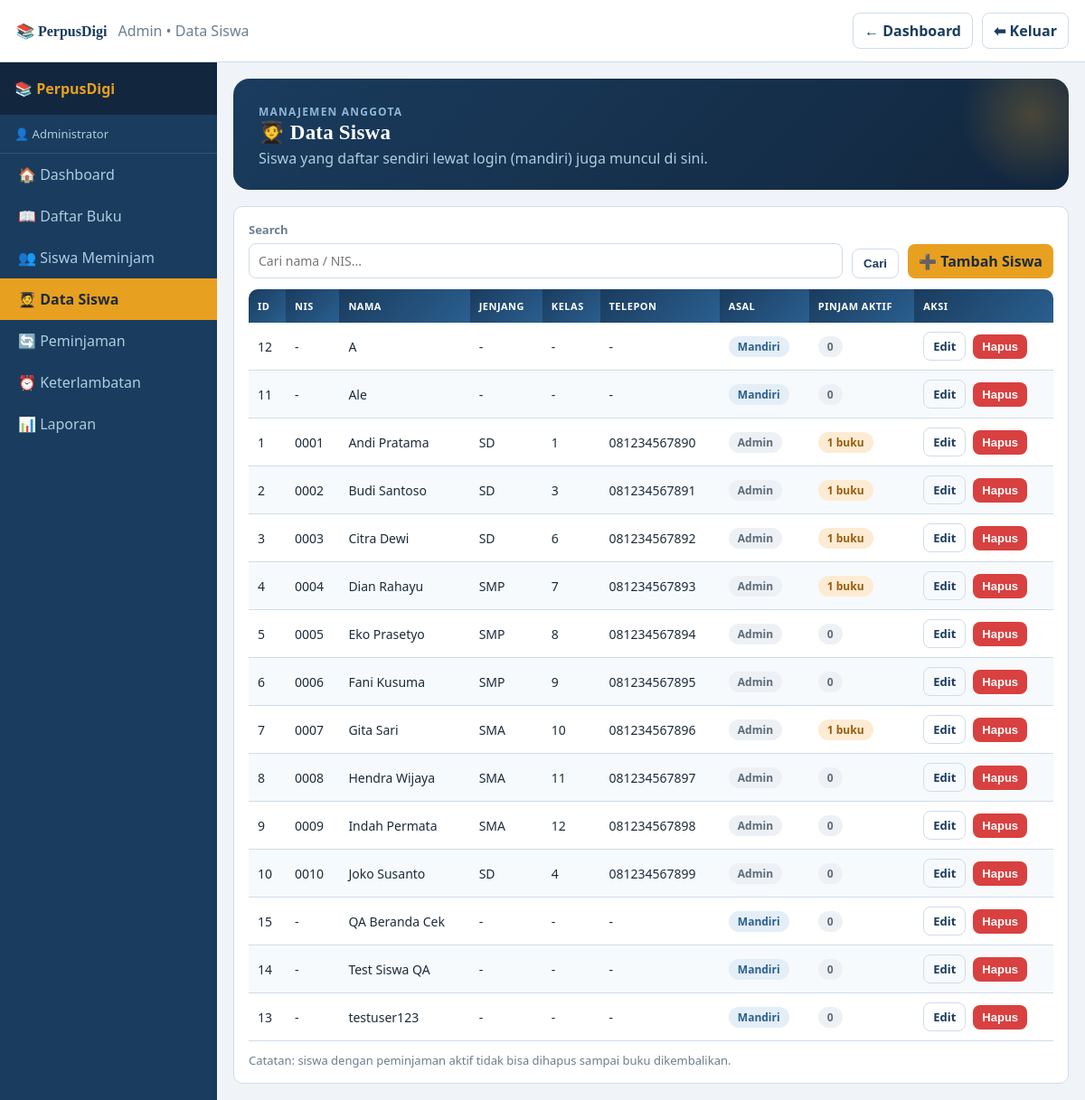
Screenshot of /admin/siswa (signed in) with the database file from the repository.
### tables this page shows
CREATE TABLE siswa (
                id INTEGER PRIMARY KEY AUTOINCREMENT,
                nis TEXT,
                nama TEXT NOT NULL,
                kelas TEXT DEFAULT '-',
                jenjang TEXT DEFAULT '-',
                telepon TEXT,
                auto_registered INTEGER DEFAULT 0,
                created_at TEXT DEFAULT (datetime('now','localtime'))
            );

### web_app.py (the view)
    @app.get("/admin/siswa")
    def admin_siswa():
        if current_role() != "admin":
            return redirect(url_for("mode_select"))
        search = request.args.get("search", "").strip()
        siswa_list = SiswaModel.get_all(search=search)
        return render_template(
            "admin/siswa_list.html",
            admin=session.get("admin", {}),
            siswa_list=siswa_list,
            search=search,
        )

### models/database.py (called while the page is built)
def get_connection():
    conn = sqlite3.connect(DB_PATH)
    conn.row_factory = sqlite3.Row
    conn.execute("PRAGMA foreign_keys = ON")
    return conn

    @staticmethod
    def get_all(search=""):
        conn = get_connection()
        query = """
            SELECT s.*,
                   COUNT(CASE WHEN p.status='dipinjam' THEN 1 END) as pinjam_aktif
            FROM siswa s
            LEFT JOIN peminjaman p ON s.id = p.siswa_id
            WHERE s.nama LIKE ? OR COALESCE(s.nis,'') LIKE ?
            GROUP BY s.id
            ORDER BY s.nama
        """
        rows = conn.execute(query, (f"%{search}%", f"%{search}%")).fetchall()
        conn.close()
        return [dict(r) for r in rows]

### web/templates/admin/siswa_list.html (shortened to what this page needs)
{% extends "base.html" %}
{% set use_shell = true %}
{% set nav_role = "admin" %}
{% set nav_user = admin.nama %}
{% set page_subtitle = "Admin • Data Siswa" %}
{% set page_back_href = "/admin/dashboard" %}
{% set page_back_label = "Dashboard" %}
{% block content %}
    <div class="page-hero fade-up">
      <span class="eyebrow" style="color:#8FB6D8;">Manajemen Anggota</span>
      <h2>🧑‍🎓 Data Siswa</h2>
      <div class="muted">Siswa yang daftar sendiri lewat login (mandiri) juga muncul di sini.</div>
    </div>
    <div class="card">
      <form method="get" action="/admin/siswa">
        <div class="row" style="justify-content:space-between;">
          <div style="flex:2; min-width:260px;">
            <label>Search</label>
            <input type="text" name="search" value="{{ search }}" placeholder="Cari nama / NIS...">
          </div>
          <div style="align-self:end;">
            <button class="btn secondary" type="submit">Cari</button>
          </div>
          <div style="align-self:end;">
            <a class="btn primary" href="/admin/siswa/new">➕ Tambah Siswa</a>
          </div>
        </div>
      </form>
      <div style="height:12px;"></div>
      <div style="overflow:auto;">
        <table>
          <thead>
            <tr>
              <th>ID</th>
              <th>NIS</th>
              <th>Nama</th>
              <th>Jenjang</th>
              <th>Kelas</th>
              <th>Telepon</th>
              <th>Asal</th>
              <th>Pinjam Aktif</th>
              <th>Aksi</th>
            </tr>
          </thead>
          <tbody>
            {% for s in siswa_list %}
              <tr>
                <td>{{ s.id }}</td>
                <td>{{ s.nis or '-' }}</td>
                <td>{{ s.nama }}</td>
                <td>{{ s.jenjang or '-' }}</td>
                <td>{{ s.kelas or '-' }}</td>
                <td>{{ s.telepon or '-' }}</td>
                <td>
                  {% if s.auto_registered %}
                    <span class="badge tone-info">Mandiri</span>
                  {% else %}
                    <span class="badge tone-muted">Admin</span>
                  {% endif %}
                </td>
                <td>
                  {% if s.pinjam_aktif and s.pinjam_aktif > 0 %}
                    <span class="badge tone-warning">{{ s.pinjam_aktif }} buku</span>
                  {% else %}
                    <span class="badge tone-muted">0</span>
                  {% endif %}
                </td>
                <td>
                  <div class="row" style="gap:8px;">
                    <a class="btn small secondary" href="/admin/siswa/{{ s.id }}/edit">Edit</a>
                    <form method="post" action="/admin/siswa/delete" onsubmit="return confirm('Hapus siswa: {{ s.nama }} ?');" style="margin:0;">
                      <button class="btn small danger" type="submit">Hapus</button>
                    </form>
                  </div>
                </td>
              </tr>
            {% endfor %}
          </tbody>
        </table>
      </div>
      <div class="muted" style="font-size:13px; margin-top:12px;">
        Catatan: siswa dengan peminjaman aktif tidak bisa dihapus sampai buku dikembalikan.
      </div>
    </div>
{% endblock %}

### web/static/css/style.css (style rules this page uses)
:root { --bg:#F0F4F8; --card:#FFFFFF; --paper:#FBF8F1; --sidebar:#1A3C5E; --sidebar_h:#2A5F8F; --siswa:#1E6B45; --siswa_d:#124530; --siswa_soft:#E7F3EC; --accent:#E8A020; --accent_d:#C4841A; --text:#1C2B3A; --muted:#6B7E8F; --danger:#D94040; --success:#2E9E5E; --warning:#E07B1A; --border:#D0DCE8; --font-display: Georgia, 'Iowan Old Style', 'Palatino Linotype', 'Times New Roman', serif; --font-body: Segoe UI, Arial, sans-serif; --shadow-sm: 0 1px 2px rgba(28,43,58,0.06); --shadow-md: 0 8px 24px rgba(28,43,58,0.10); --shadow-lg: 0 20px 48px rgba(28,43,58,0.16); --radius-sm: 8px; --radius-md: 14px; --radius-lg: 20px; --sidebar-w: 240px; --topbar-h: 60px; }
* { box-sizing:border-box; }
body { margin:0; font-family: var(--font-body); background:var(--bg); color:var(--text); }
h1, h2, h3 { font-family: var(--font-display); letter-spacing:0.2px; }
.card { background:var(--card); border:1px solid var(--border); border-radius:10px; padding:16px; }
table { width:100%; border-collapse:collapse; }
th, td { padding:10px; border-bottom:1px solid var(--border); text-align:left; font-size:14px; }
th { background:#F7FAFC; }
.btn { display:inline-block; padding:8px 12px; border:none; border-radius:8px; text-decoration:none; cursor:pointer; font-weight:700; transition: transform 0.12s ease, box-shadow 0.12s ease, background-color 0.12s ease; white-space:nowrap; }
.btn.primary { background:var(--accent); color:var(--text); }
.btn.secondary { background:transparent; color:var(--sidebar); border:1px solid var(--border); }
.btn.danger { background:var(--danger); color:#fff; }
.btn.small { padding:6px 10px; font-weight:700; font-size:13px; }
.row { display:flex; gap:10px; align-items:center; flex-wrap:wrap; }
input[type="text"], input[type="password"], select, textarea, input[type="number"] { padding:9px 10px; border-radius:8px; border:1px solid var(--border); width:100%; box-sizing:border-box; font-size:14px; font-family: var(--font-body); transition: border-color 0.12s ease, box-shadow 0.12s ease; }
label { display:block; font-size:13px; margin-bottom:6px; color:var(--muted); font-weight:700; }
.muted { color:var(--muted); }
.eyebrow { display:inline-flex; align-items:center; gap:6px; font-size:12px; font-weight:800; letter-spacing:1.2px; text-transform:uppercase; color:var(--sidebar); }
.badge { display:inline-block; padding:3px 10px; border-radius:999px; font-size:12px; font-weight:700; background: var(--border); color: var(--text); }
.fade-up { animation: fadeUp 0.5s ease both; }
.content-admin .page-hero { background: linear-gradient(135deg, var(--sidebar) 0%, #12263D 100%); border-radius:18px; padding:24px 28px; color:#fff; margin-bottom:18px; position:relative; overflow:hidden; }
.content-admin .page-hero::after { content:""; position:absolute; right:-40px; top:-40px; width:160px; height:160px; border-radius:50%; background:radial-gradient(circle, rgba(232,160,32,0.25) 0%, rgba(232,160,32,0) 70%); }
.content-admin .page-hero h2 { color:#fff; margin:0 0 4px 0; font-size:23px; position:relative; z-index:1; }
.content-admin .page-hero .muted { color:#AECDE0; position:relative; z-index:1; }
.content-admin table thead th { background: linear-gradient(135deg, var(--sidebar) 0%, var(--sidebar_h) 100%); color:#fff; font-weight:700; text-transform:uppercase; font-size:11px; letter-spacing:0.5px; border-bottom:none; padding:11px 10px; }
.content-admin table thead tr th:first-child { border-radius:10px 0 0 0; }
.content-admin table thead tr th:last-child { border-radius:0 10px 0 0; }
.content-admin table tbody tr { transition: background-color .1s ease; }
.content-admin table tbody tr:nth-child(even) { background:#F7FAFC; }
.badge.tone-warning { background:#FDEBD3; color:#9A5B0E; }
.badge.tone-info { background:#E4EEF7; color:#2A5F8F; }
.badge.tone-muted { background:#EDF1F5; color:#5C6B7A; }

### rows the page displays
siswa: id "12", nis "-", nama "A", jenjang "-", kelas "-", telepon "-", auto_registered "Mandiri", shows "0"
siswa: id "11", nis "-", nama "Ale", jenjang "-", kelas "-", telepon "-", auto_registered "Mandiri", shows "0"
siswa: id "1", nis "0001", nama "Andi Pratama", jenjang "SD", kelas "1", telepon "081234567890", auto_registered "Admin", pinjam_aktif "1"
siswa: id "2", nis "0002", nama "Budi Santoso", jenjang "SD", kelas "3", telepon "081234567891", auto_registered "Admin", pinjam_aktif "1"
siswa: id "3", nis "0003", nama "Citra Dewi", jenjang "SD", kelas "6", telepon "081234567892", auto_registered "Admin", pinjam_aktif "1"
siswa: id "4", nis "0004", nama "Dian Rahayu", jenjang "SMP", kelas "7", telepon "081234567893", auto_registered "Admin", pinjam_aktif "1"
siswa: id "5", nis "0005", nama "Eko Prasetyo", jenjang "SMP", kelas "8", telepon "081234567894", auto_registered "Admin"
siswa: id "6", nis "0006", nama "Fani Kusuma", jenjang "SMP", kelas "9", telepon "081234567895", auto_registered "Admin"
siswa: id "7", nis "0007", nama "Gita Sari", jenjang "SMA", kelas "10", telepon "081234567896", auto_registered "Admin", pinjam_aktif "1"
siswa: id "8", nis "0008", nama "Hendra Wijaya", jenjang "SMA", kelas "11", telepon "081234567897", auto_registered "Admin"
siswa: id "9", nis "0009", nama "Indah Permata", jenjang "SMA", kelas "12", telepon "081234567898", auto_registered "Admin"
siswa: id "10", nis "0010", nama "Joko Susanto", jenjang "SD", kelas "4", telepon "081234567899", auto_registered "Admin"
siswa: id "15", nis "-", nama "QA Beranda Cek", jenjang "-", kelas "-", telepon "-", auto_registered "Mandiri", shows "0"
siswa: id "14", nis "-", nama "Test Siswa QA", jenjang "-", kelas "-", telepon "-", auto_registered "Mandiri", shows "0"
siswa: id "13", nis "-", nama "testuser123", jenjang "-", kelas "-", telepon "-", auto_registered "Mandiri", shows "0"

### other values shown
{{ page_icon or '📚' }} "📚"
{{ page_subtitle or '' }} "Admin • Data Siswa"
{{ page_back_label or 'Kembali' }} "Dashboard"
{{ nav_user or '' }} "Administrator"
